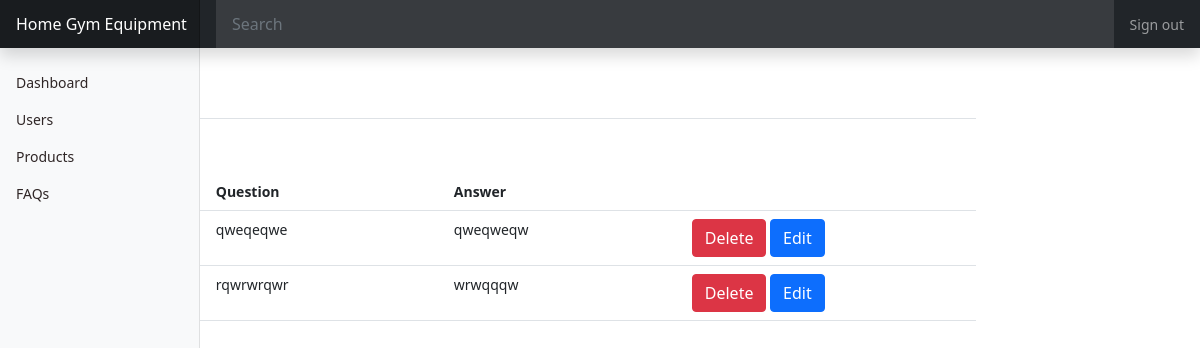
Page /faqindex.php (signed in) on the committed database.
### tables this page shows
CREATE TABLE IF NOT EXISTS `faq` (
  `id` int(11) NOT NULL AUTO_INCREMENT,
  `user_id` int(11) NOT NULL,
  `question` text NOT NULL,
  `answer` text NOT NULL,
  PRIMARY KEY (`id`)
);

### faqindex.php (the view)
<?php
    include('adminheader.php');
    include('dbconfig.php');
    $sql = "SELECT faq.*,users.firstname FROM `faq` INNER JOIN users ON faq.user_id = users.id";
    $result = $conn->query($sql);
?>
<div class="container-fluid">
    <div class="row">
        <?php include('sidebar.php');?>
        <main class="col-md-9 ml-sm-auto col-lg-10 px-md-4">
            <div
                class="d-flex justify-content-between flex-wrap flex-md-nowrap align-items-center pt-3 pb-2 mb-3 border-bottom">
                <h1 class="h2">FAQ</h1>
            </div>
            <div class="row">
                <div class="col-md-12">
                    <a href="faqform.php" class="btn btn-success">Add FAQ</a>
                    <?php
                    if($result->num_rows > 0)
                    {
                ?>
                    <table class="table">
                        <tr>
                            <th>User Name</th>
                            <th>Question</th>
                            <th>Answer</th>
                            <th></th>
                        </tr>
                        <?php
                            while($row = $result->fetch_assoc())
                            {
                        ?>
                        <tr>
                            <td><?php echo $row['firstname']?></td>
                            <td class="w-25"><?php echo $row['question'];?></td>
                            <td class="w-25"><?php echo $row['answer'];?></td>
                            <td>
                                <a href="faqdelete.php?id=<?php echo $row['id'];?>" class="btn btn-danger">Delete</a>
                                <a href="faqedit.php?id=<?php echo $row['id'];?>" class="btn btn-primary">Edit</a>
                            </td>
                        </tr>
                        <?php
                            }
                        ?>
                    </table>
                    <?php
                    }else{
                        echo "There is no records.";
                    }
                ?>
                </div>
            </div>
        </main>
    </div>
</div>
<?php include('adminfooter.php');?>

### adminheader.php (style rules this page uses)
body { font-size: .875rem; }

### rows in the picture
faq: question "qweqeqwe", answer "qweqweqw"
faq: question "rqwrwrqwr", answer "wrwqqqw"
